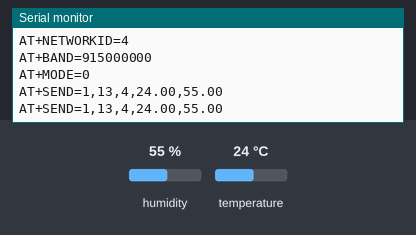
A sketch run on a simulated Arduino Mega 2560, built with avr-gcc and run on an emulated ATmega2560. Parts: the last lines printed to the serial monitor. The inputs (shaded band) are chosen by the test bench; at power-on: humidity 55 %, temperature 24 °C.

Above: at 8.8 s.
8.9 s: humidity set to 22 %
At 13.1 s:
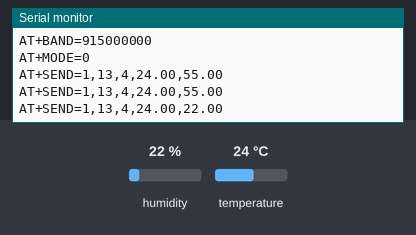
14.9 s: temperature set to 12 °C
At 17.3 s:
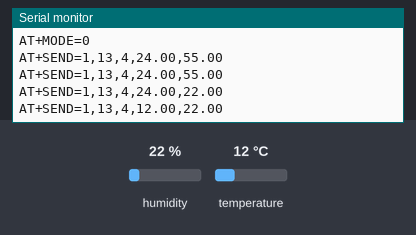
20.9 s: humidity set to 40 %
At 24.7 s:
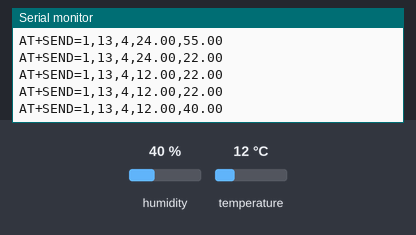
Timing chart, 0 to 26.2 s (numbered marks = the images above; inputs shaded):
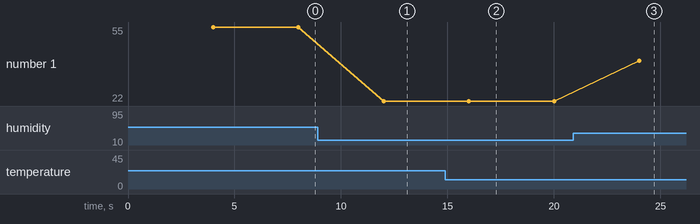

The sketch:

client.ino
```cpp
// Includes
#include <String.h>
#include <DHT_Async.h>

// Constants
static const int DHT_PIN = 47;
static const byte LOR_MODE = 0;
static const byte LOR_S1ADDRESS = 1;
static const byte LOR_S2ADDRESS = 2;
static const byte LOR_S3ADDRESS = 3;
static const byte LOR_C1ADDRESS = 4;
static const byte LOR_C2ADDRESS = 5;
static const byte LOR_C3ADDRESS = 6;
static const byte LOR_NETWORKID = 4;
static const unsigned long LOR_IPR = 115200;
static const unsigned long LOR_BAND = 915000000;

// Globals
DHT_Async dht_sensor(DHT_PIN, DHT_TYPE_22);

// Functions
static bool get_tandh(float *temp, float *humid) {
    static unsigned long last_timestamp = millis();
    /* Measure once every four seconds. */
    if (millis() - last_timestamp > 4000ul) {
        if (dht_sensor.measure(temp, humid)) {
            last_timestamp = millis();
            return (true);
        }
    }
    return (false);
}

void send_tandh(float t, float h) {
  String text_data = String(LOR_C1ADDRESS) + "," + String(t) + "," + String(h);
  String send_data = "AT+SEND=" + String(LOR_S1ADDRESS) + "," + String(text_data.length()) + "," + text_data;
  Serial.println(send_data);
}

// Setup
void setup() {
  Serial.begin(LOR_IPR);
  Serial.println("AT+IPR=" + String(LOR_IPR));
  Serial.println("AT+ADDRESS=" + String(LOR_C1ADDRESS));
  Serial.println("AT+NETWORKID=" + String(LOR_NETWORKID));
  Serial.println("AT+BAND=" + String(LOR_BAND));
  Serial.println("AT+MODE=" + String(LOR_MODE));
}

// Main
void loop() {
  float temperature, humidity = 0.0;
  if (get_tandh(&temperature, &humidity)) { send_tandh(temperature, humidity); }
}
```

Measured:
- after the input at 8.9 s, the serial monitor: prints a new line after 3.1 s (image 1)
- after the input at 14.9 s, the serial monitor: prints a new line after 1.1 s (image 2)
- after the input at 20.9 s, the serial monitor: prints a new line after 3.1 s (image 3)
- plotted number 1: 55 → 22 after the input at 8.9 s, 22 → 40 after the input at 20.9 s
